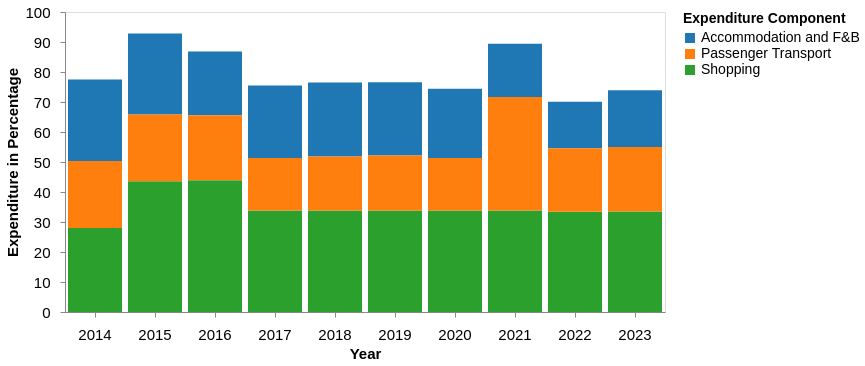

Here is the Vega-Lite specification saved for this chart:
### Vega-Lite specification from a JSON file in a GitHub repository (floating-point values rounded to 4 significant figures)
{"$schema": "https://vega.github.io/schema/vega-lite/v5.json", "width": 600, "height": 300, "data": {"values": [{"Year": "2014", "Component": "Shopping", "Expenditure": 28}, {"Year": "2014", "Component": "Accommodation and F&B", "Expenditure": 27.2}, {"Year": "2014", "Component": "Passenger Transport", "Expenditure": 22.3}, {"Year": "2015", "Component": "Shopping", "Expenditure": 43.6}, {"Year": "2015", "Component": "Accommodation and F&B", "Expenditure": 27}, {"Year": "2015", "Component": "Passenger Transport", "Expenditure": 22.2}, {"Year": "2016", "Component": "Shopping", "Expenditure": 43.9}, {"Year": "2016", "Component": "Accommodation and F&B", "Expenditure": 21.2}, {"Year": "2016", "Component": "Passenger Transport", "Expenditure": 21.7}, {"Year": "2017", "Component": "Shopping", "Expenditure": 33.8}, {"Year": "2017", "Component": "Accommodation and F&B", "Expenditure": 24.2}, {"Year": "2017", "Component": "Passenger Transport", "Expenditure": 17.5}, {"Year": "2018", "Component": "Shopping", "Expenditure": 33.8}, {"Year": "2018", "Component": "Accommodation and F&B", "Expenditure": 24.7}, {"Year": "2018", "Component": "Passenger Transport", "Expenditure": 18}, {"Year": "2019", "Component": "Shopping", "Expenditure": 33.8}, {"Year": "2019", "Component": "Accommodation and F&B", "Expenditure": 24.4}, {"Year": "2019", "Component": "Passenger Transport", "Expenditure": 18.4}, {"Year": "2020", "Component": "Shopping", "Expenditure": 33.8}, {"Year": "2020", "Component": "Accommodation and F&B", "Expenditure": 23.1}, {"Year": "2020", "Component": "Passenger Transport", "Expenditure": 17.5}, {"Year": "2021", "Component": "Shopping", "Expenditure": 33.8}, {"Year": "2021", "Component": "Accommodation and F&B", "Expenditure": 17.7}, {"Year": "2021", "Component": "Passenger Transport", "Expenditure": 37.9}, {"Year": "2022", "Component": "Shopping", "Expenditure": 33.4}, {"Year": "2022", "Component": "Accommodation and F&B", "Expenditure": 15.5}, {"Year": "2022", "Component": "Passenger Transport", "Expenditure": 21.2}, {"Year": "2023", "Component": "Shopping", "Expenditure": 33.5}, {"Year": "2023", "Component": "Accommodation and F&B", "Expenditure": 18.9}, {"Year": "2023", "Component": "Passenger Transport", "Expenditure": 21.5}]}, "params": [{"name": "yearSelect", "value": "All", "bind": {"input": "select", "options": ["All", "2014", "2015", "2016", "2017", "2018", "2019", "2020", "2021", "2022", "2023"], "name": "Select Year"}}], "mark": "bar", "encoding": {"x": {"field": "Year", "type": "ordinal", "title": "Year", "axis": {"labelAngle": 0, "labelFontSize": 15, "titleFontSize": 15, "labelPadding": 10, "grid": false}}, "y": {"field": "Expenditure", "type": "quantitative", "title": "Expenditure in Percentage", "axis": {"labelPadding": 10, "labelFontSize": 15, "titleFontSize": 15, "grid": false}, "scale": {"domain": [0, 100]}}, "color": {"field": "Component", "type": "nominal", "title": "Expenditure Component", "scale": {"scheme": "category10"}, "legend": {"title": "Expenditure Component", "labelFontSize": 14, "titleFontSize": 14, "labelPadding": 10}}, "opacity": {"condition": [{"test": "yearSelect == 'All'", "value": 1}, {"test": "datum.Year == yearSelect", "value": 1}], "value": 0.3}, "tooltip": [{"field": "Year", "title": "Year"}, {"field": "Component", "title": "Expenditure Component"}, {"field": "Expenditure", "title": "Expenditure in Percentage", "format": ".2f"}]}}
